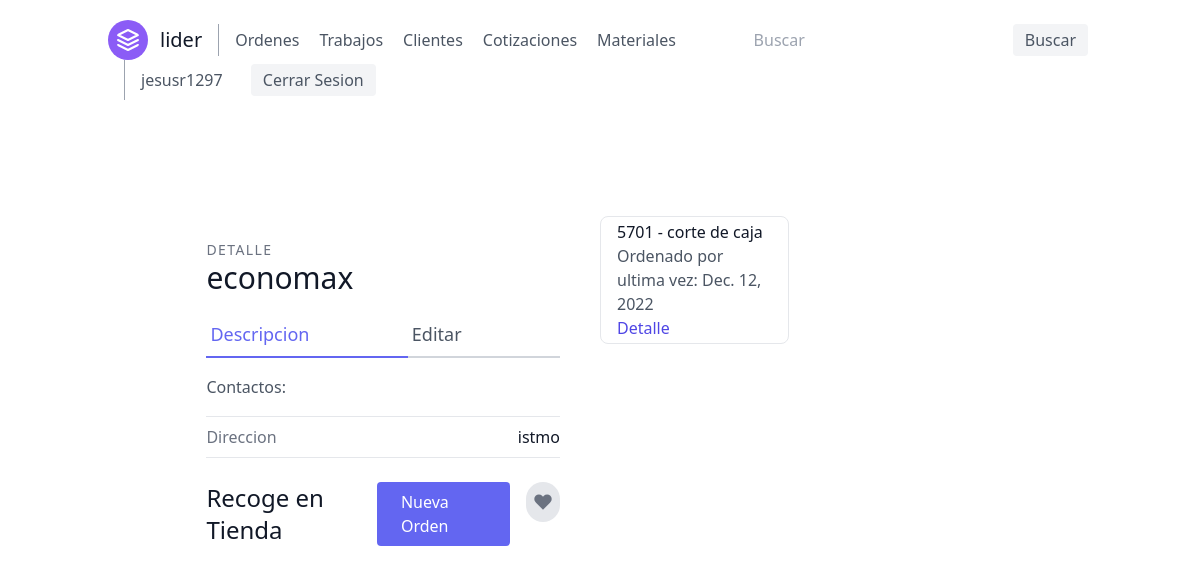
Before: /clientes/detalle/1 (signed in) with the older database file.
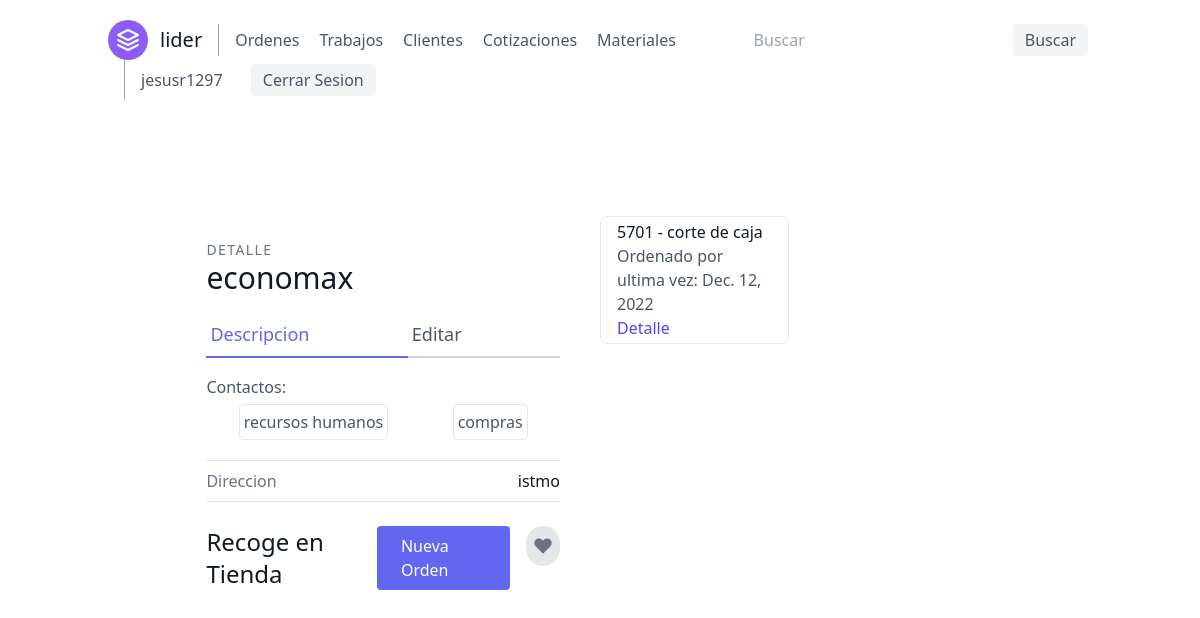
After: the same page with the newer database file.
### orders/models.py (models this page shows, shortened)
class Lider(models.Model):
    lider_id = models.CharField('Numero de Lider', max_length=4,
                                validators=[RegexValidator(r'^\d{1,10}$')], primary_key=True)
    doc_description = models.CharField(verbose_name='Descripcion del formato',
                                       max_length=250)
    customer = models.ForeignKey(Customer, on_delete=models.CASCADE, default='')
    @property
    def last_ordered(self):
        last_orderitem = Order.objects.filter(orderitem__lider__lider_id=self.lider_id).last()
        return last_orderitem.date_ordered if last_orderitem else "No ordenado"

class Order(models.Model):
    customer = models.ForeignKey(Customer, on_delete=models.CASCADE, verbose_name='Cliente')
    date_ordered = models.DateField('Fecha ordenada', auto_now=True)
    expected_delivery_date = models.DateField('Fecha esperada de Entrega',
                                              default=(datetime.datetime.now() + datetime.timedelta(days=3)))
    delivered = models.DateField(verbose_name='Fecha de Entrega', null=True, blank=True)
    paid = models.DateField(verbose_name='Fecha de Pago', null=True, blank=True)
    invoice = models.IntegerField(verbose_name='Factura Asociada', null=True, blank=True)
    comment = models.TextField(verbose_name='Comentarios', blank=True, null=True)

class CustomerContact(models.Model):
    company = models.ForeignKey(Customer, on_delete=models.CASCADE)
    name = models.CharField(verbose_name='Nombre de quien ordena', max_length=50)
    department = models.CharField(verbose_name='Departamento', null=True, blank=True, max_length=30)
    contact = models.CharField(verbose_name='Telefono o Correo', max_length=30)
    def __str__(self):
        return self.name

### customers/views.py (the view)
# urls.py: path('detalle/<int:pk>', views.CustomerDetailView.as_view(), name='customer-detail'),
class CustomerDetailView(LoginRequiredMixin, DetailView):
    model = Customer
    template_name = 'customers/customer_detail.html'
    def get_context_data(self, **kwargs):
        context = super(CustomerDetailView, self).get_context_data(**kwargs)
        customer_id = kwargs['object'].id
        queryset = Lider.objects.filter(customer_id=customer_id).order_by('-lider_id')
        context.update({
            "lider_list": queryset
        })
        return context

### orders/models.py (called while the page is built)
    @property
    def delivery(self):
        return 'Entrega a Domicilio' if self.shipping else 'Recoge en Tienda'

    @property
    def contact_list(self):
        return CustomerContact.objects.filter(company_id=self.id)

### customers/templates/customers/customer_detail.html
{% extends 'base.html' %}
{% block content %}
    <section class="text-gray-600 body-font overflow-hidden">
        <div class="container px-5 py-24 mx-auto">
            <div class="lg:w-4/5 mx-auto flex flex-wrap">
                <div class="lg:w-1/2 w-full lg:pr-10 lg:py-6 mb-6 lg:mb-0">
                    <h2 class="text-sm title-font text-gray-500 tracking-widest">DETALLE</h2>
                    <h1 class="text-gray-900 text-3xl title-font font-medium mb-4">{{ customer.name_company }}</h1>
                    <div class="flex mb-4">
                        <a class="flex-grow text-indigo-500 border-b-2 border-indigo-500 py-2 text-lg px-1">Descripcion</a>
                        <a class="flex-grow border-b-2 border-gray-300 py-2 text-lg px-1"
                           href="{% url 'customer-update' customer.id %}">Editar</a>
                    </div>
                    <div class="mb-4">
                        <p class="leading-relaxed">Contactos:</p>
                        <div class="flex flex-wrap justify-around">
                            {% for contact in customer.contact_list %}
                                <a class="leading-relaxed border border-inherit p-1 my-1 rounded"
                                href="{% url 'customer-contact-detail' contact.id %}">{{ contact }}</a>
                            {% endfor %}
                        </div>
                    </div>
                    <div class="flex border-t border-b mb-6 border-gray-200 py-2">
                        <span class="text-gray-500">Direccion</span>
                        <span class="ml-auto text-gray-900">{{ object.address }}</span>
                    </div>
                    <div class="flex">
                        <span class="title-font font-medium text-2xl text-gray-900">{{ customer.delivery }}</span>
                        <a class="flex ml-auto text-white bg-indigo-500 border-0 py-2 px-6 focus:outline-none hover:bg-indigo-600 rounded"
                           href="{% url 'order-create-from-customer' customer.id %}">
                            Nueva Orden
                        </a>
                        <button class="rounded-full w-10 h-10 bg-gray-200 p-0 border-0 inline-flex items-center justify-center text-gray-500 ml-4">
                            <svg fill="currentColor" stroke-linecap="round" stroke-linejoin="round" stroke-width="2"
                                 class="w-5 h-5" viewBox="0 0 24 24">
                                <path d="M20.84 4.61a5.5 5.5 0 00-7.78 0L12 5.67l-1.06-1.06a5.5 5.5 0 00-7.78 7.78l1.06 1.06L12 21.23l7.78-7.78 1.06-1.06a5.5 5.5 0 000-7.78z"></path>
                            </svg>
                        </button>
                    </div>
                </div>
                <div class="lg:w-1/2 w-full lg:h-auto h-64 object-cover object-center rounded">
                    <div class="flex flex-wrap -m-2">
                        {% for lider in lider_list %}
                            <div class="p-2 lg:w-1/2 md:w-1/2 w-full h-36">
                                <div class="h-full flex items-center border-gray-200 border p-4 rounded-lg">
                                    <div class="flex-grow">
                                        <h2 class="text-gray-900 title-font font-medium">{{ lider.lider_id }}
                                            - {{ lider.doc_description|lower }}</h2>
                                        <p>Ordenado por ultima vez: {{ lider.last_ordered }}</p>
                                        <a href="{% url 'lider-detail' lider.pk %}"
                                           class="text-indigo-600 hover:text-blue-500">Detalle</a>
                                    </div>
                                </div>
                            </div>
                        {% endfor %}
                    </div>
                </div>
            </div>
        </div>
    </section>
{% endblock %}

Changed rows visible on the page:
added CustomerContact: name "recursos humanos"
added CustomerContact: name "compras"
